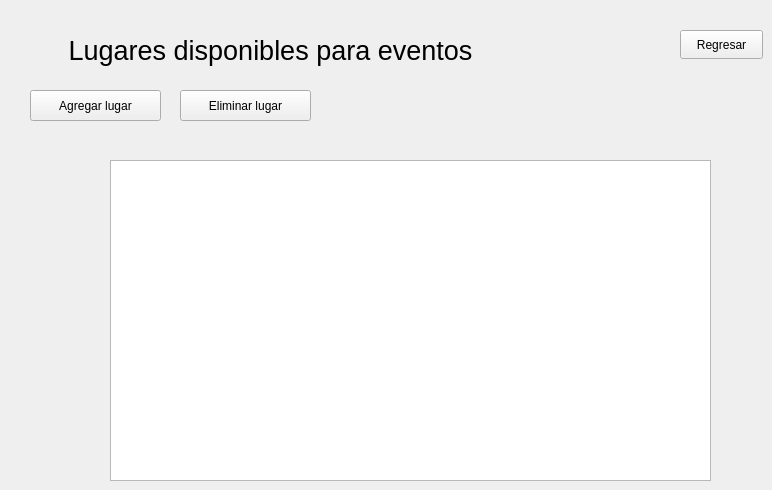
    <widget class="QWidget" name="page06_Lugares">
     <widget class="QLabel" name="label_9">
      <property name="geometry">
       <rect>
        <x>20</x>
        <y>20</y>
        <width>501</width>
        <height>61</height>
       </rect>
      </property>
      <property name="font">
       <font>
        <pointsize>20</pointsize>
       </font>
      </property>
      <property name="text">
       <string>Lugares disponibles para eventos</string>
      </property>
      <property name="alignment">
       <set>Qt::AlignCenter</set>
      </property>
     </widget>
     <widget class="QPushButton" name="pushButton_Cancelar_Lugares">
      <property name="geometry">
       <rect>
        <x>680</x>
        <y>30</y>
        <width>83</width>
        <height>29</height>
       </rect>
      </property>
      <property name="text">
       <string>Regresar</string>
      </property>
     </widget>
     <widget class="QPushButton" name="pushButton_Eliminar_Lugares">
      <property name="geometry">
       <rect>
        <x>180</x>
        <y>90</y>
        <width>131</width>
        <height>31</height>
       </rect>
      </property>
      <property name="text">
       <string>Eliminar lugar</string>
      </property>
     </widget>
     <widget class="QPushButton" name="pushButton_Agregar_Lugares">
      <property name="geometry">
       <rect>
        <x>30</x>
        <y>90</y>
        <width>131</width>
        <height>31</height>
       </rect>
      </property>
      <property name="text">
       <string>Agregar lugar</string>
      </property>
     </widget>
     <widget class="QTableWidget" name="tablaLugares">
      <property name="geometry">
       <rect>
        <x>110</x>
        <y>160</y>
        <width>601</width>
        <height>321</height>
       </rect>
      </property>
     </widget>
    </widget>
